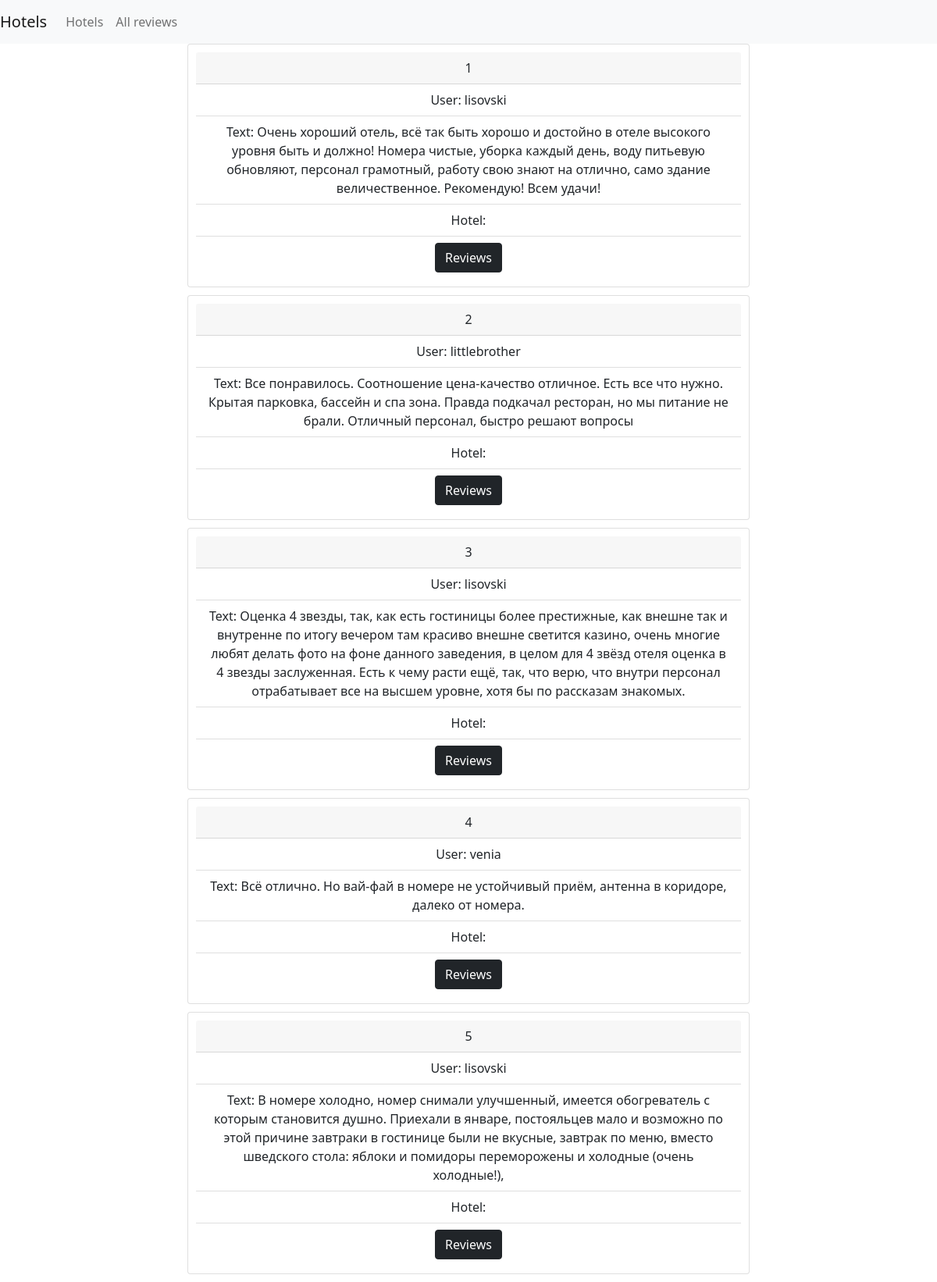
The page /app/review_list/ on the database its author committed.
### app_tutorial/models.py (models this page shows, shortened)
class Review(models.Model):
    user = models.ForeignKey(User, on_delete=models.CASCADE)
    hotel = models.ForeignKey(Hotel, on_delete=models.CASCADE)
    text = models.TextField()

### app_tutorial/views.py (the view)
# urls.py: path('review_list/', views.review_list, name='review_list'),
def review_list(request):
    reviews = Review.objects.all()
    return render(request, 'review_list.html', {'reviews': reviews})

### app_tutorial/templates/review_list.html (shortened to what this page needs)
{% extends 'base.html'%}
{%block content%}
{% for review in reviews %}
    <div class="review card">
      <div class="card-header">
        {{review.id}}
      </div>
      <ul class="list-group list-group-flush">
        <li class="list-group-item">User: {{review.user}}</li>
        <li class="list-group-item">Text: {{review.text}}</li>
        <li class="list-group-item">Hotel: {{review.book}}</li>
          <li class="list-group-item">
              <a class="btn btn-dark" href="{% url 'hotel_review_list' hotel_id=review.hotel.id%}" role="button">Reviews</a>
          </li>
      </ul>
    </div>
{% endfor %}
{% endblock %}

### app_tutorial/templates/base.html (shortened to what this page needs)
<!DOCTYPE html>
{% load static %}
<html lang="ru-ru">
<head>
    <link href="https://cdn.jsdelivr.net/npm/bootstrap@5.1.3/dist/css/bootstrap.min.css" rel="stylesheet">
    <link rel="stylesheet" href="{% static 'styles.css' %}">
</head>
<body>
<nav class="navbar navbar-expand-lg navbar-light bg-light">
  <a class="navbar-brand" href="{% url 'index' %}">Hotels</a>
  <div class="collapse navbar-collapse" id="navbarNav">
    <ul class="navbar-nav">
      <li class="nav-item active">
        <a class="nav-link" href="{% url 'hotel_list' %}"> Hotels</a>
      </li>
      <li class="nav-item">
        <a class="nav-link" href="{% url 'review_list' %}">All reviews</a>
      </li>
    </ul>
  </div>
</nav>
<div class="main">
{% block content %}
{% endblock %}
</div>
</body>
</html>

### static/styles.css (style rules this page uses)
.main { width: 60%; margin: 0 auto; }
.review { text-align: center; padding: 10px; margin-bottom: 10px; }

### rows shown on the page
Review: id "1", user "lisovski", text "Очень хороший отель, всё так быть хорошо и достойно в отеле высокого уровня быть и должно! Номера чистые, уборка каждый день, воду питьевую обновляют, персонал грамотный, работу свою знают на отлично, само здание величественное. Рекомендую! Всем удачи!"
Review: id "2", user "littlebrother", text "Все понравилось. Соотношение цена-качество отличное. Есть все что нужно. Крытая парковка, бассейн и спа зона. Правда подкачал ресторан, но мы питание не брали. Отличный персонал, быстро решают вопросы"
Review: id "3", user "lisovski", text "Оценка 4 звезды, так, как есть гостиницы более престижные, как внешне так и внутренне по итогу вечером там красиво внешне светится казино, очень многие любят делать фото на фоне данного заведения, в целом для 4 звёзд отеля оценка в 4 звезды заслуженная. Есть к чему расти ещё, так, что верю, что внутри персонал отрабатывает все на высшем уровне, хотя бы по рассказам знакомых."
Review: id "4", user "venia", text "Всё отлично. Но вай-фай в номере не устойчивый приём, антенна в коридоре, далеко от номера."
Review: id "5", user "lisovski", text "В номере холодно, номер снимали улучшенный, имеется обогреватель с которым становится душно. Приехали в январе, постояльцев мало и возможно по этой причине завтраки в гостинице были не вкусные, завтрак по меню, вместо шведского стола: яблоки и помидоры переморожены и холодные (очень холодные!),"
